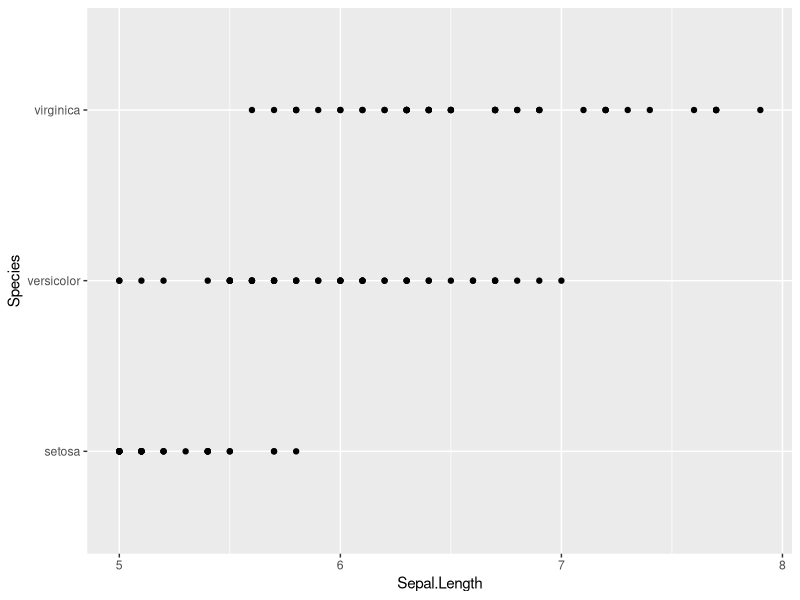

Write R code to recreate this figure.
library(ggplot2)
library(dplyr)
df = iris %>% filter(Sepal.Length >= 5)
ggplot(df) + aes(x = Sepal.Length, y = Species) + geom_point()
